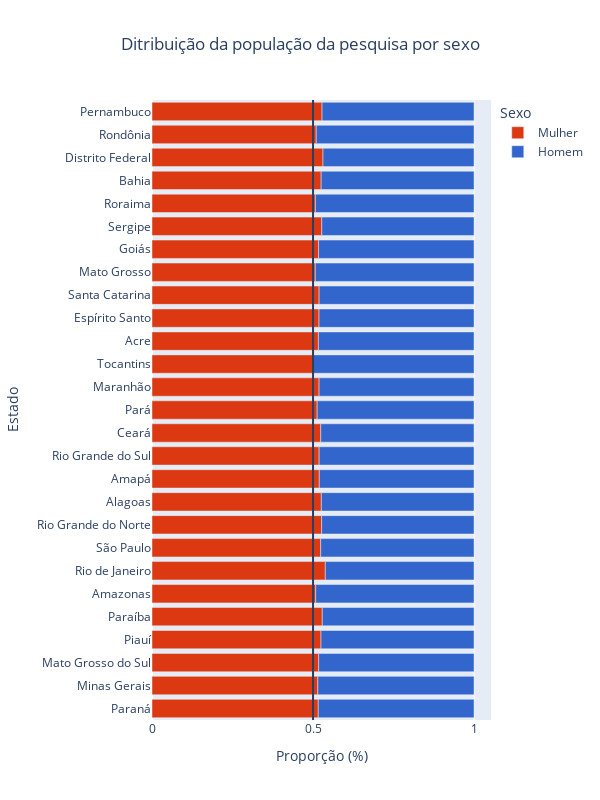

This figure's notebook cell:
### Code cell
fig_3 = px.bar(df_results, x="proportion", y="uf", color="sexo", title="Ditribuição da população da pesquisa por sexo",
            color_discrete_sequence=[px.colors.qualitative.G10[1], px.colors.qualitative.G10[0]],height=800, width=600, labels=dict(uf="Estado", sexo="Sexo", proportion="Proporção (%)"))

fig_3.update_layout(title_x=0.5)
fig_3.add_vline(x=0.5)

#plotly.offline.plot(fig_3, filename = 'br_distribuicao_populacao.html', auto_play=False, auto_open=False)

fig_3.show()

### Figure 1 — Plotly figure (JSON) as saved in the notebook; plotly's stock layout.template omitted (floating-point values rounded to 4 significant figures)
{"data": [{"alignmentgroup": "True", "hovertemplate": "Sexo=Mulher<br>Proporção (%)=%{x}<br>Estado=%{y}<extra></extra>", "legendgroup": "Mulher", "marker": {"color": "#DC3912", "pattern": {"shape": ""}}, "name": "Mulher", "offsetgroup": "Mulher", "orientation": "h", "showlegend": true, "textposition": "auto", "type": "bar", "x": [0.5163, 0.5149, 0.5175, 0.5248, 0.5287, 0.5083, 0.5381, 0.5238, 0.5267, 0.5258, 0.5195, 0.519, 0.524, 0.5129, 0.5188, 0.5013, 0.5167, 0.5186, 0.5189, 0.507, 0.5172, 0.5272, 0.5073, 0.5253, 0.531, 0.51, 0.528], "xaxis": "x", "y": ["Paraná", "Minas Gerais", "Mato Grosso do Sul", "Piauí", "Paraíba", "Amazonas", "Rio de Janeiro", "São Paulo", "Rio Grande do Norte", "Alagoas", "Amapá", "Rio Grande do Sul", "Ceará", "Pará", "Maranhão", "Tocantins", "Acre", "Espírito Santo", "Santa Catarina", "Mato Grosso", "Goiás", "Sergipe", "Roraima", "Bahia", "Distrito Federal", "Rondônia", "Pernambuco"], "yaxis": "y"}, {"alignmentgroup": "True", "hovertemplate": "Sexo=Homem<br>Proporção (%)=%{x}<br>Estado=%{y}<extra></extra>", "legendgroup": "Homem", "marker": {"color": "#3366CC", "pattern": {"shape": ""}}, "name": "Homem", "offsetgroup": "Homem", "orientation": "h", "showlegend": true, "textposition": "auto", "type": "bar", "x": [0.4837, 0.4851, 0.4825, 0.4752, 0.4713, 0.4917, 0.4619, 0.4762, 0.4733, 0.4742, 0.4805, 0.481, 0.476, 0.4871, 0.4812, 0.4987, 0.4833, 0.4814, 0.4811, 0.493, 0.4828, 0.4728, 0.4927, 0.4747, 0.469, 0.49, 0.472], "xaxis": "x", "y": ["Paraná", "Minas Gerais", "Mato Grosso do Sul", "Piauí", "Paraíba", "Amazonas", "Rio de Janeiro", "São Paulo", "Rio Grande do Norte", "Alagoas", "Amapá", "Rio Grande do Sul", "Ceará", "Pará", "Maranhão", "Tocantins", "Acre", "Espírito Santo", "Santa Catarina", "Mato Grosso", "Goiás", "Sergipe", "Roraima", "Bahia", "Distrito Federal", "Rondônia", "Pernambuco"], "yaxis": "y"}], "layout": {"barmode": "relative", "height": 800, "legend": {"title": {"text": "Sexo"}, "tracegroupgap": 0}, "shapes": [{"type": "line", "x0": 0.5, "x1": 0.5, "xref": "x", "y0": 0, "y1": 1, "yref": "y domain"}], "title": {"text": "Ditribuição da população da pesquisa por sexo", "x": 0.5}, "width": 600, "xaxis": {"anchor": "y", "domain": [0, 1], "title": {"text": "Proporção (%)"}}, "yaxis": {"anchor": "x", "domain": [0, 1], "title": {"text": "Estado"}}}}
